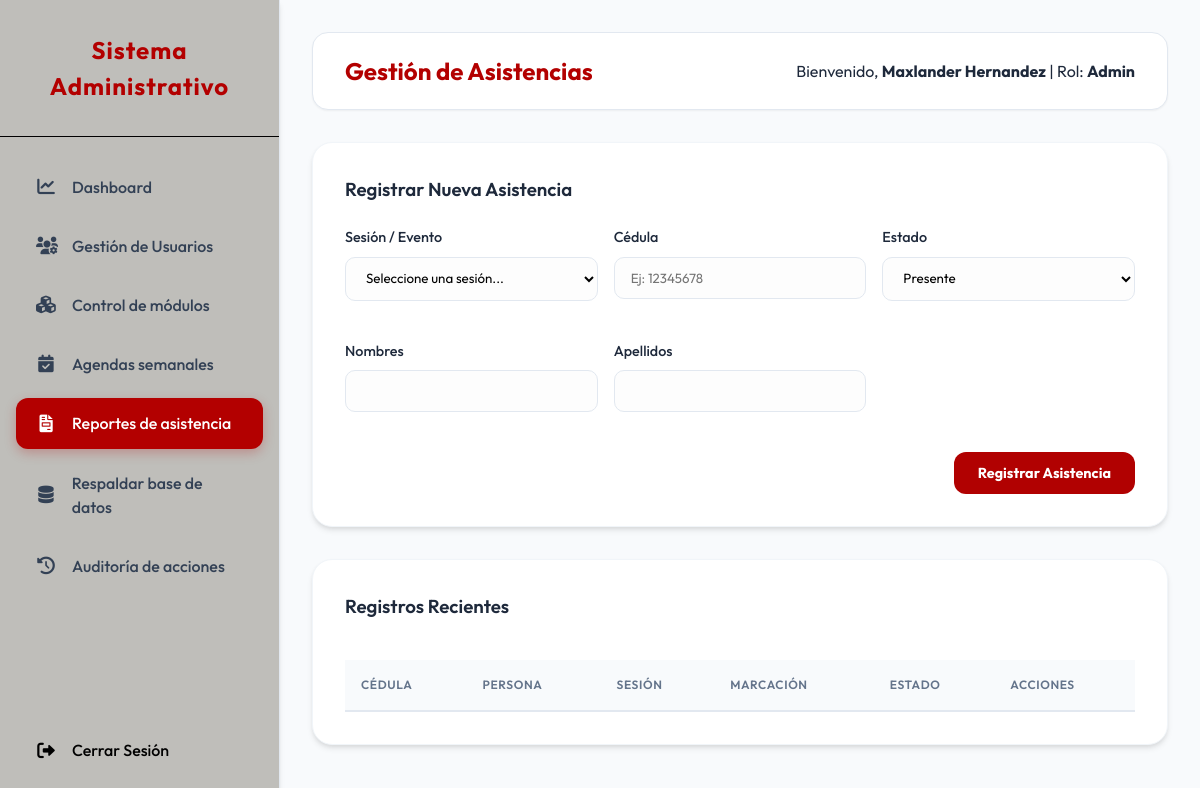
The page /operador/reportes.php (signed in) on the database as committed earlier.
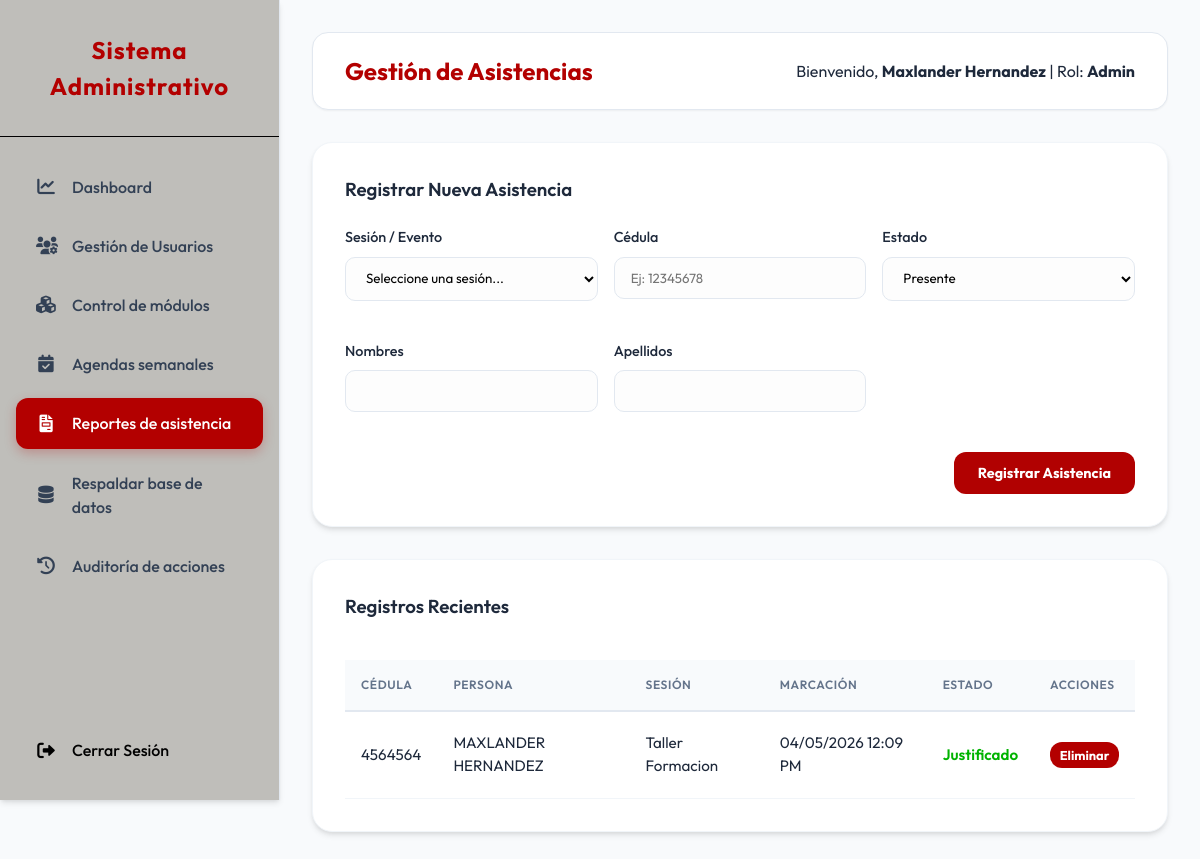
The same page on the database as committed later.
### tables this page shows
CREATE TABLE `registro_asistencia` (
  `ID_REGISTRO` int(11) NOT NULL AUTO_INCREMENT,
  `ID_PERSONAS` int(11) NOT NULL,
  `ID_SESIONES` int(11) NOT NULL,
  `MARCACION` timestamp NOT NULL DEFAULT current_timestamp(),
  `ESTADO` varchar(50) DEFAULT 'Presente',
  `METODO` varchar(50) DEFAULT 'Manual',
  PRIMARY KEY (`ID_REGISTRO`),
  KEY `ID_PERSONAS` (`ID_PERSONAS`),
  KEY `ID_SESIONES` (`ID_SESIONES`),
  CONSTRAINT `registro_asistencia_ibfk_1` FOREIGN KEY (`ID_PERSONAS`) REFERENCES `personas` (`ID_PERSONAS`) ON DELETE CASCADE,
  CONSTRAINT `registro_asistencia_ibfk_2` FOREIGN KEY (`ID_SESIONES`) REFERENCES `sesiones` (`ID_SESION`) ON DELETE CASCADE
);

CREATE TABLE `personas` (
  `ID_PERSONAS` int(11) NOT NULL AUTO_INCREMENT,
  `CEDULAS` varchar(20) NOT NULL,
  `NOMBRES` varchar(100) NOT NULL,
  `APELLIDOS` varchar(100) NOT NULL,
  `ACTIVO` tinyint(1) DEFAULT 1,
  `CREADO_EN` timestamp NOT NULL DEFAULT current_timestamp(),
  PRIMARY KEY (`ID_PERSONAS`),
  UNIQUE KEY `CEDULAS` (`CEDULAS`)
);

CREATE TABLE `sesiones` (
  `ID_SESION` int(11) NOT NULL AUTO_INCREMENT,
  `TITULO` varchar(255) NOT NULL,
  `FECHA` date NOT NULL,
  `HORA_INICIO` time NOT NULL,
  `TIPO` varchar(50) NOT NULL,
  PRIMARY KEY (`ID_SESION`)
);

### operador/reportes.php (the view, shortened to what this page needs)
<?php
require_once __DIR__ . '/../includes/layout_header.php';
require_once __DIR__ . '/../includes/auth.php';
$query = "SELECT R.*, P.NOMBRES, P.APELLIDOS, P.CEDULAS, S.TITULO, S.FECHA
          FROM REGISTRO_ASISTENCIA R
          JOIN PERSONAS P ON R.ID_PERSONAS = P.ID_PERSONAS
          JOIN SESIONES S ON R.ID_SESIONES = S.ID_SESION
          ORDER BY R.MARCACION DESC LIMIT 50";
$asistencias = $pdo->query($query)->fetchAll();
?>
<div class="card">
    <h3>Registrar Nueva Asistencia</h3>
    <form method="POST" style="margin-top: 1.5rem; display: grid; grid-template-columns: repeat(3, 1fr); gap: 1rem;">
        <div class="form-group">
            <label>Sesión / Evento</label>
            <select name="id_sesion" required>
                <option value="">Seleccione una sesión...</option>
            </select>
        </div>
        <div class="form-group">
            <label>Cédula</label>
            <input type="text" name="cedula" id="cedula_input" placeholder="Ej: 12345678" required autocomplete="off">
        </div>
        <div class="form-group">
            <label>Estado</label>
            <select name="estado">
                <option value="Presente">Presente</option>
            </select>
        </div>
        <div class="form-group">
            <label>Nombres</label>
            <input type="text" name="nombres" id="nombres_input" required>
        </div>
        <div class="form-group">
            <label>Apellidos</label>
            <input type="text" name="apellidos" id="apellidos_input" required>
        </div>
        <div style="grid-column: span 3; text-align: right;">
            <button type="submit" class="btn btn-primary">Registrar Asistencia</button>
        </div>
    </form>
</div>
<div class="card">
    <div style="display: flex; justify-content: space-between; align-items: center; margin-bottom: 1rem;">
        <h3>Registros Recientes</h3>
    </div>
    <table>
        <thead>
            <tr>
                <th>Cédula</th>
                <th>Persona</th>
                <th>Sesión</th>
                <th>Marcación</th>
                <th>Estado</th>
                <th>Acciones</th>
            </tr>
        </thead>
        <tbody>
            <?php foreach ($asistencias as $a): ?>
            <tr>
                <td><?php echo $a['CEDULAS']; ?></td>
                <td><?php echo $a['NOMBRES'] . ' ' . $a['APELLIDOS']; ?></td>
                <td><?php echo $a['TITULO']; ?></td>
                <td><?php echo date('d/m/Y h:i A', strtotime($a['MARCACION'])); ?></td>
                <td><span style="color: var(--success); font-weight: 600;"><?php echo $a['ESTADO']; ?></span></td>
                <td>
                    <form method="POST" onsubmit="return confirm('¿Eliminar este registro?')">
                        <button type="submit" class="btn btn-danger" style="font-size: 0.8rem; padding: 0.3rem 0.6rem;">Eliminar</button>
                    </form>
                </td>
            </tr>
            <?php endforeach; ?>
        </tbody>
    </table>
</div>
<?php require_once __DIR__ . '/../includes/layout_footer.php'; ?>

Rows that differ between the two databases and show on the page:
added registro_asistencia: ID_PERSONAS.CEDULAS "4564564", ID_PERSONAS.NOMBRES "MAXLANDER", ID_PERSONAS.APELLIDOS "HERNANDEZ", ID_SESIONES.TITULO "Taller Formacion", MARCACION "04/05/2026 12:09 PM", ESTADO "Justificado"
